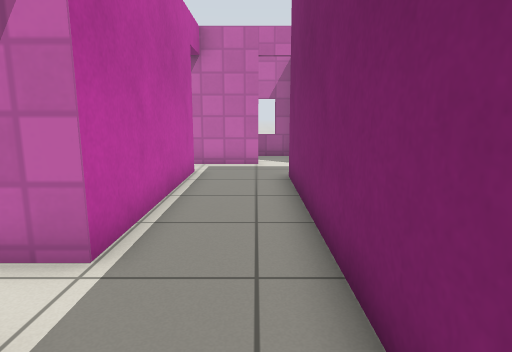
view 1 (above)

24 first-person views from a walk through a world built for the Gazebo simulator. The camera is 0.89 m above the floor, tilts 10° down and sees 75° across. The floor is counted in squares, 0.5 m on a side. Each view is taken from the middle of a square. On the plan, view 1 faces up. The plan holds only what a view shows up to about 17 squares ahead; the rest is blank. Simple patterns stand in for the simulator's built-in surfaces.

view 2
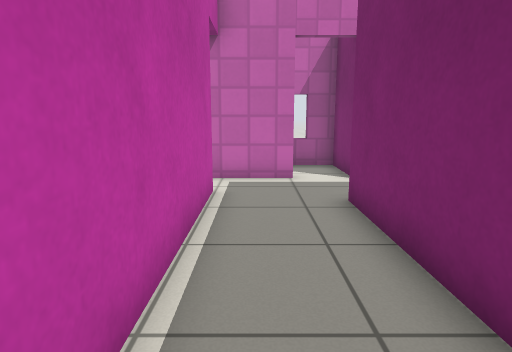

view 3
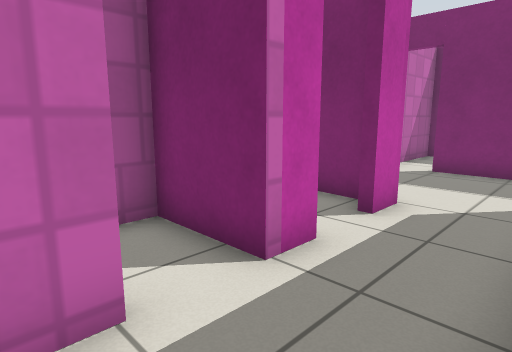

view 4
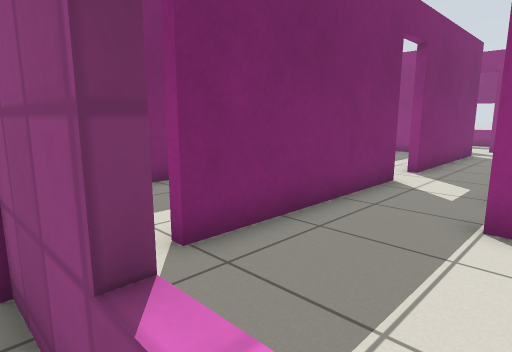

view 5
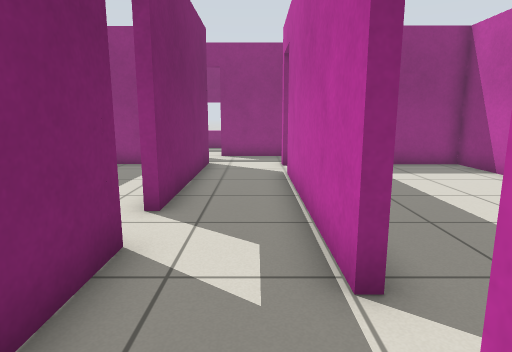

view 6
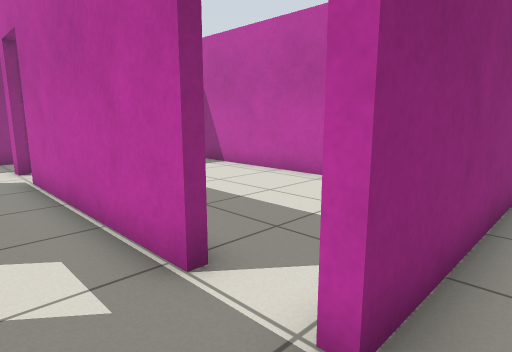

view 7
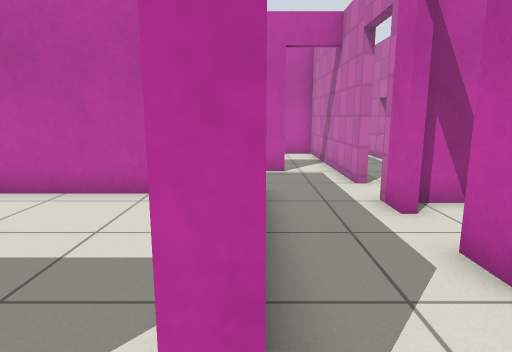

view 8
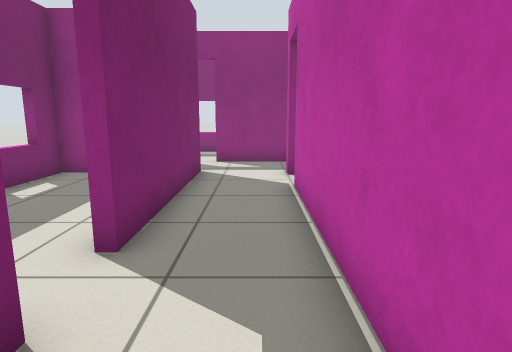

view 9
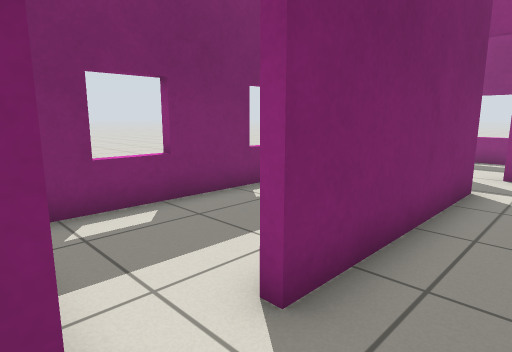

view 10
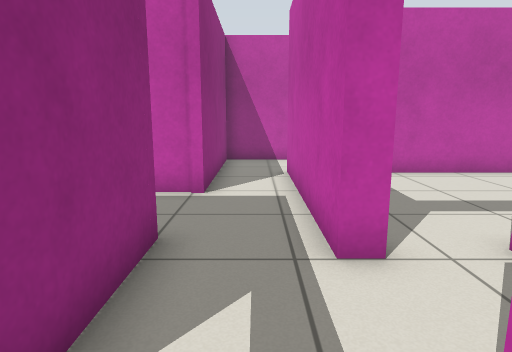

view 11
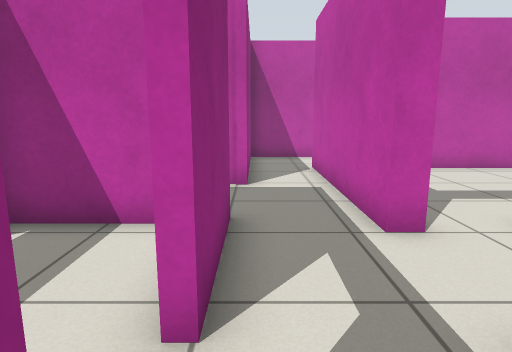

view 12
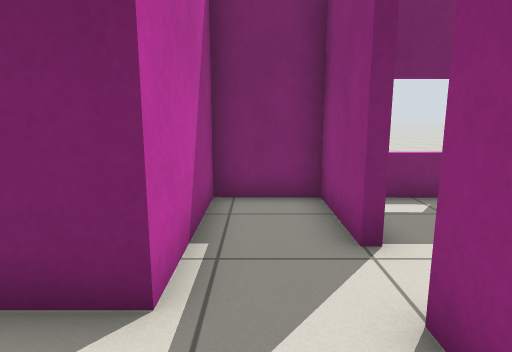

view 13
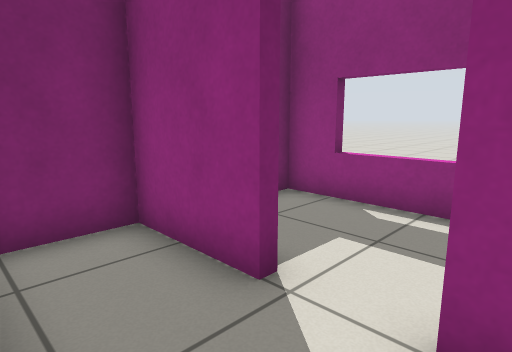

view 14
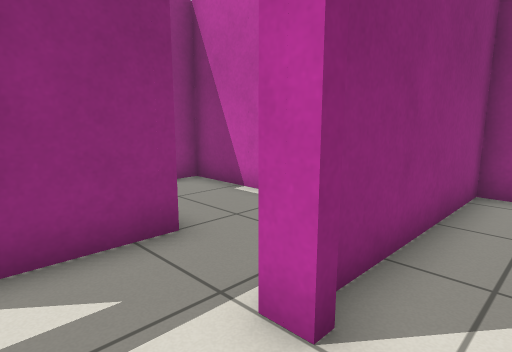

view 15
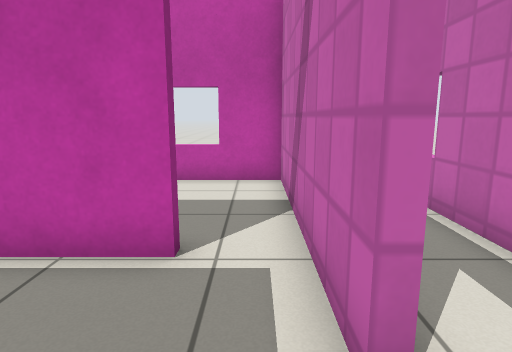

view 16
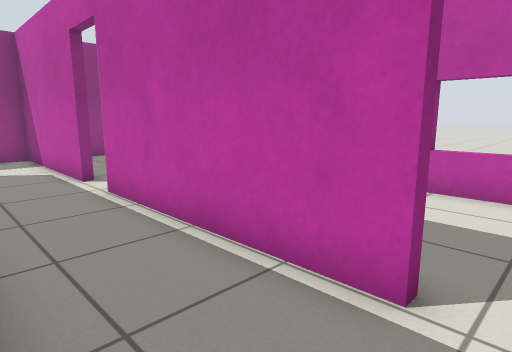

view 17
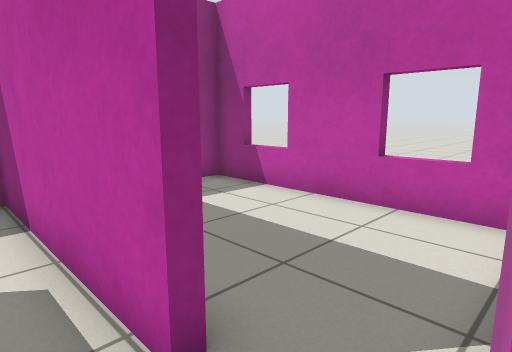

view 18
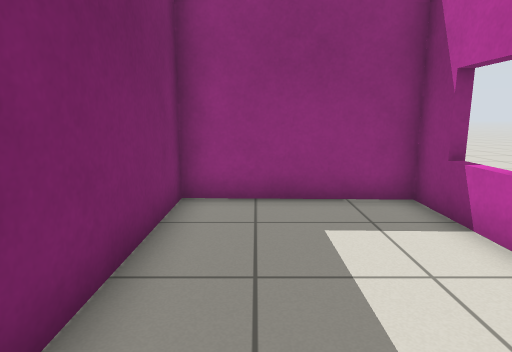

view 19
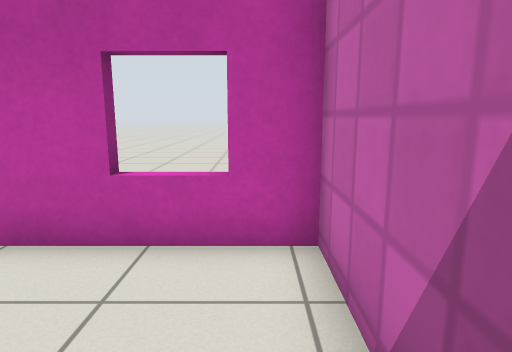

view 20
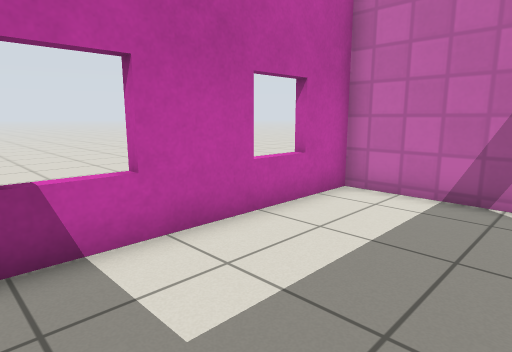

view 21
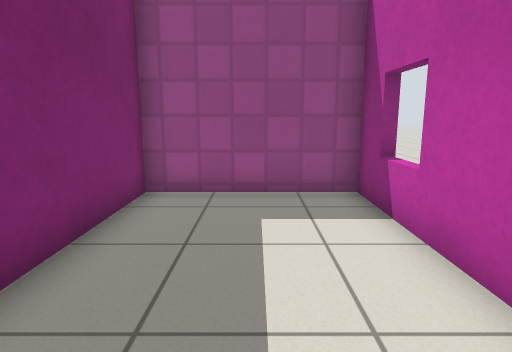

view 22
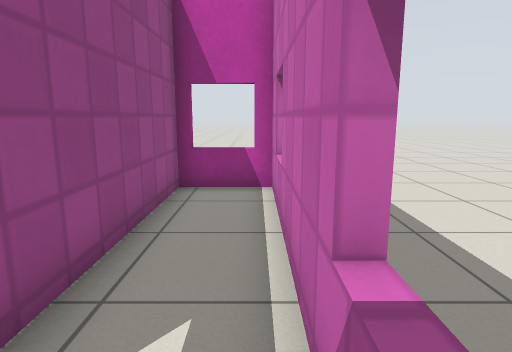

view 23
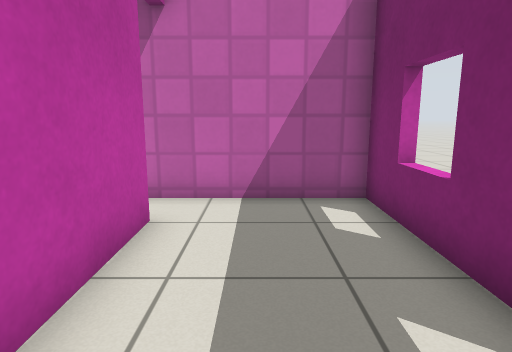

view 24
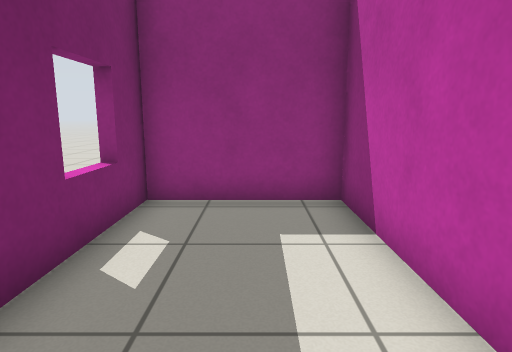

### Floor plan
Points are (right, up) in squares from view 1. A wall is a line through its corners. A room is listed if a view was taken in it or the views show most of it. See-through windows are left out.
Room 1 (views 1, 2, 3, 5, 6, 7, 8, 9, 10, 11, 12, 13, 14, 15, 16, 17)
walls: (10.8, 6.5) (10.8, 13.6); (8, 7.9) (8, 0.4); (8, -1.3) (8, -2) (6.5, -2); (6, 12.7) (4.8, 12.7); (4.5, -2) (1, -2); (1.9, 10) (8, 10) (8, 9.6); (1, 1.1) (1, 10.1); (7.2, -4.5) (10.6, -4.5); (3, 12.7) (1.9, 12.7); (12.4, -4.5) (15.3, -4.5) (15.3, -2) (10.8, -2) (10.8, 4.8); (-2, 2.1) (-2, -4.2) (4.3, -4.4); (0.1, 12.7) (-1.9, 12.7); (-2, 11) (-2, 3.9)
ways out: open door at (-2, 3) to room 3; open door at (-2, 11.5) to room 4; open door at (2, 13) to room 5; open door at (8, -0.5) to room 7; open door at (8, 8.5) to room 7; open door at (11, 5.5) to room 8; open door at (11.5, -5) to room 9; opening at (4, -3) to room 10; opening at (7.5, -3.5) to room 10
Room 2 (view 4)
walls: (15.2, -0.7) (15.7, -0.7); (15.3, 3.2) (15.8, 3.2); (15.3, 8.3) (15.8, 8.3); (15.8, 13.7) (15.3, 13.7); (5.6, 13.4) (5.7, 14.6); (7.9, 15.5) (10.9, 15.5); (2.2, 14.5) (2.2, 13.4)
ways out: open door at (11, 14.5) to room 6
Room 3 (views 18, 19)
walls: (-2, 3.9) (-7.4, 3.9) (-7.4, -4.1) (-2.4, -4.2) (-2.4, 1.1)
ways out: open door at (-2, 3) to room 1
Room 4 (views 20, 21)
walls: (-1.9, 12.7) (-7.4, 12.7) (-7.4, 4.2) (-2.4, 4.2) (-2.4, 8.9)
ways out: open door at (-2, 11.5) to room 1
Room 5 (view 22)
walls: (1.9, 12.7) (1.9, 15.4) (-7.4, 15.4) (-7.4, 13) (-1.3, 13)
ways out: open door at (2, 13) to room 1
Room 6 (views 23, 24)
walls: (11.1, 13.6) (11.1, 7) (15.4, 7) (15.4, 15.2) (10.5, 15.2)
ways out: open door at (11, 14.5) to room 2
Room 7 (no view inside)
walls: (1.3, 7.5) (1.3, -1.7) (7.7, -1.7)
ways out: open door at (8, -0.5) to room 1; open door at (8, 8.5) to room 1
Room 8 (no view inside)
walls: (13.4, -1.7) (15.3, -1.7) (15.4, 5.7)
ways out: open door at (11, 5.5) to room 1
Room 9 (no view inside)
walls: (11, -8.4) (15.2, -8.4) (15.3, -5.8); (7.6, -5.6) (7.6, -8.3)
ways out: open door at (11.5, -5) to room 1
Room 10 (no view inside)
walls: (4.1, -4.1) (4.1, -8.4) (4.9, -8.4); (6.5, -2) (4.5, -2)
ways out: opening at (4, -3) to room 1; opening at (7.5, -3.5) to room 1

Where each view was taken, in squares from view 1:
view 1: 0 up, 0 right, facing up
view 2: 3 up, 1 left, facing up
view 3: 10 up, 1 left, facing up-right
view 4: 16 up, 7 right, facing down-right
view 5: 11 up, 9 right, facing down
view 6: 11 up, 10 right, facing down-left
view 7: 10 up, 9 right, facing left
view 8: 9 up, 9 right, facing down
view 9: 7 up, 9 right, facing down-right
view 10: 3 down, 12 right, facing left
view 11: 4 down, 13 right, facing left
view 12: 3 down, 8 right, facing right
view 13: 2 down, 10 right, facing down-right
view 14: 0 up, 10 right, facing down-left
view 15: 12 up, 2 right, facing left
view 16: 12 up, 1 right, facing down-left
view 17: 4 up, 1 left, facing down-left
view 18: 3 up, 4 left, facing down
view 19: 3 up, 3 left, facing left
view 20: 5 up, 3 left, facing up-left
view 21: 12 up, 5 left, facing down
view 22: 15 up, 1 right, facing left
view 23: 8 up, 13 right, facing up
view 24: 14 up, 13 right, facing down
